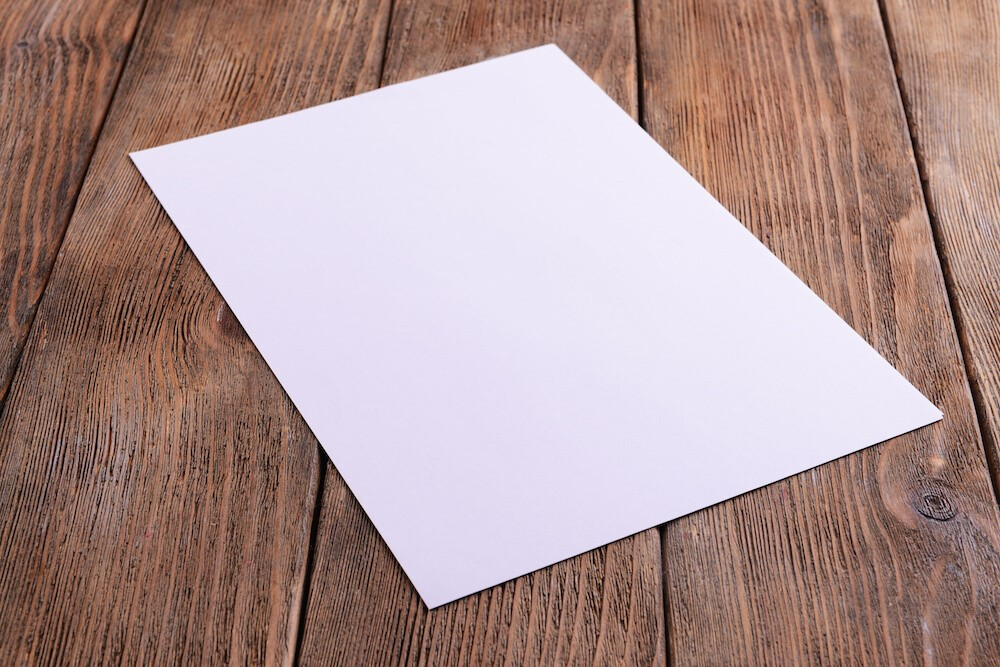
#> input picture Lab4/img_4.png, 1000 x 667 px
$ python task5.py
#> lines starting #> are read from the running program, lines starting #| are printed output that depends on the picture; after the words box and inside, x2 and y2 are one past the last pixel; in counts of white or black regions, pixels touching at a corner belong together
import numpy as np
import cv2 as cv
import math

hsv_min = np.array((86, 11, 0), np.uint8)
hsv_max = np.array((132, 255, 255), np.uint8)

color_blue = (255, 0, 0)
color_yellow = (0, 255, 255)

if __name__ == '__main__':
    fn = 'img_4.png'  # имя файла, который будем анализировать
    img = cv.imread(fn)
#> img is the input picture: shape (667, 1000, 3); mean B, G, R 147.2, 149.2, 174.6

    hsv = cv.cvtColor(img, cv.COLOR_BGR2HSV)  # меняем цветовую модель с BGR на HSV
#> hsv: shape (667, 1000, 3); mean H, S, V 54.5, 68.8, 179.3
    thresh = cv.inRange(hsv, hsv_min, hsv_max)  # применяем цветовой фильтр
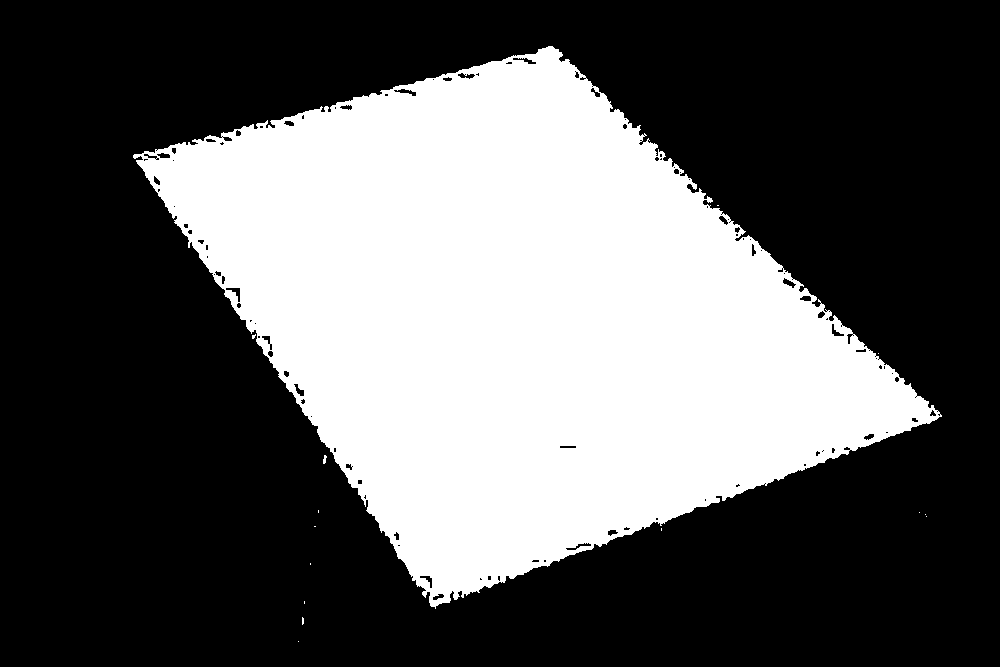
#> thresh: shape (667, 1000); 35.9% white; 15 white regions (13 under 20 px)
    contours0, hierarchy = cv.findContours(thresh.copy(), cv.RETR_TREE, cv.CHAIN_APPROX_SIMPLE)
#> contours0 = 149 contours, 96 with area under 20; largest, box (x1, y1, x2, y2) and area: (133, 46, 942, 609) 240382, (225, 287, 241, 303) 98, (393, 88, 417, 97) 91, (565, 542, 592, 551) 82, (512, 57, 537, 65) 82

    # перебираем все найденные контуры в цикле
    for cnt in contours0:
        rect = cv.minAreaRect(cnt)  # пытаемся вписать прямоугольник
        box = cv.boxPoints(rect)  # поиск четырех вершин прямоугольника
        box = np.int0(box)  # округление координат
        center = (int(rect[0][0]), int(rect[0][1]))
        area = int(rect[1][0] * rect[1][1])  # вычисление площади

    # вычисление координат двух векторов, являющихся сторонам прямоугольника
        edge1 = np.int0((box[1][0] - box[0][0], box[1][1] - box[0][1]))
        edge2 = np.int0((box[2][0] - box[1][0], box[2][1] - box[1][1]))

    # выясняем какой вектор больше
        usedEdge = edge1
        if cv.norm(edge2) > cv.norm(edge1):
            usedEdge = edge2
        reference = (1, 0)  # горизонтальный вектор, задающий горизонт

    # вычисляем угол между самой длинной стороной прямоугольника и горизонтом
        angle = 180.0 / math.pi * math.acos((reference[0] * usedEdge[0] + reference[1] * usedEdge[1]) / (cv.norm(reference) * cv.norm(usedEdge)))

        if area > 100:
            cv.drawContours(img, [box], 0, (255, 0, 0), 2)  # рисуем прямоугольник
            cv.circle(img, center, 5, color_yellow, 2)  # рисуем маленький кружок в центре прямоугольника
        # выводим в кадр величину угла наклона
            cv.putText(img, "%d" % int(angle), (center[0] + 20, center[1] - 20), cv.FONT_HERSHEY_SIMPLEX, 1, color_yellow, 2)
#> this loop made 149 passes
#> (rect, box, center, area, edge1, angle) on passes 11, 15, 16, 19: (((324.3, 459.1), (8.24, 2.55), -78.69), [[324, 463], [322, 462], [323, 454], [326, 455]], (324, 459), 21, [-2, -1], 82.87), (((537.1, 286.4), (663.4, 534.2), -20.84), [[322, 653], [132, 154], [752, -81], [942, 417]], (537, 286), 354374, [-190, -499], 20.76), (((437.8, 596.2), (12.65, 6.01), -18.43), [[432, 601], [430, 595], [442, 591], [444, 597]], (437, 596), 75, [-2, -6], 18.43), (((489, 577.5), (5, 4), -90), [[491, 580], [487, 580], [487, 575], [491, 575]], (489, 577), 20, [-4, 0], 90)
#> (rect, box, area, edge1, angle) on passes 38, 40: (((817, 453), (5.66, 4.24), -45), [[816, 456], [813, 453], [817, 449], [820, 452]], 23, [-3, -3], 45), (((833, 450), (6, 4), -90), [[835, 453], [831, 453], [831, 447], [835, 447]], 24, [-4, 0], 90)
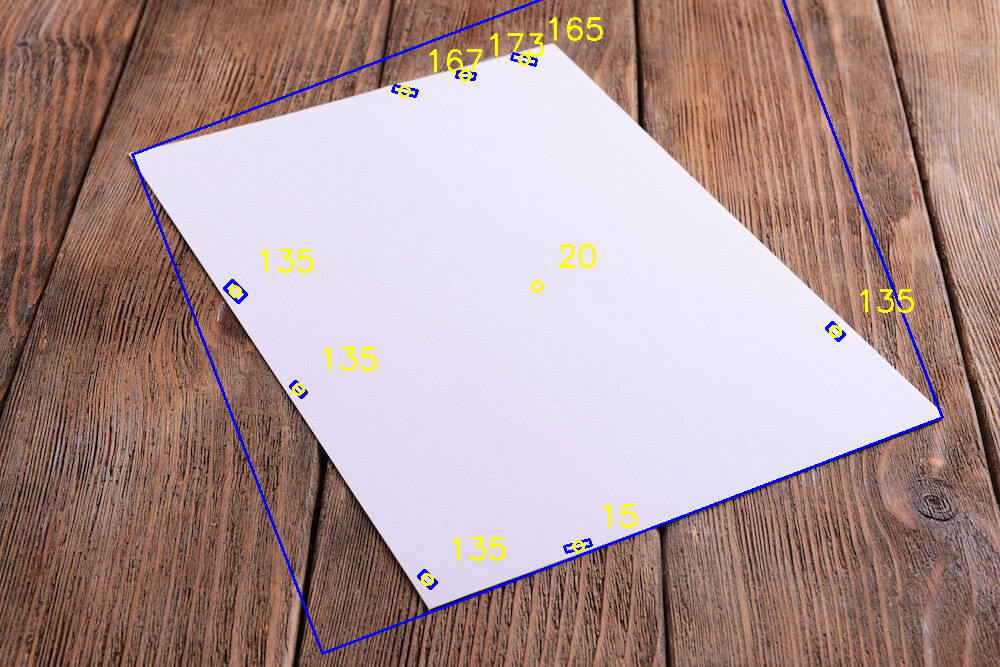
#> img: shape (667, 1000, 3); 1.63% of pixels changed, all inside (x1, y1, x2, y2) = (131, 0, 944, 655)

    cv.imshow('contours', img)
    cv.waitKey()
    cv.destroyAllWindows()
